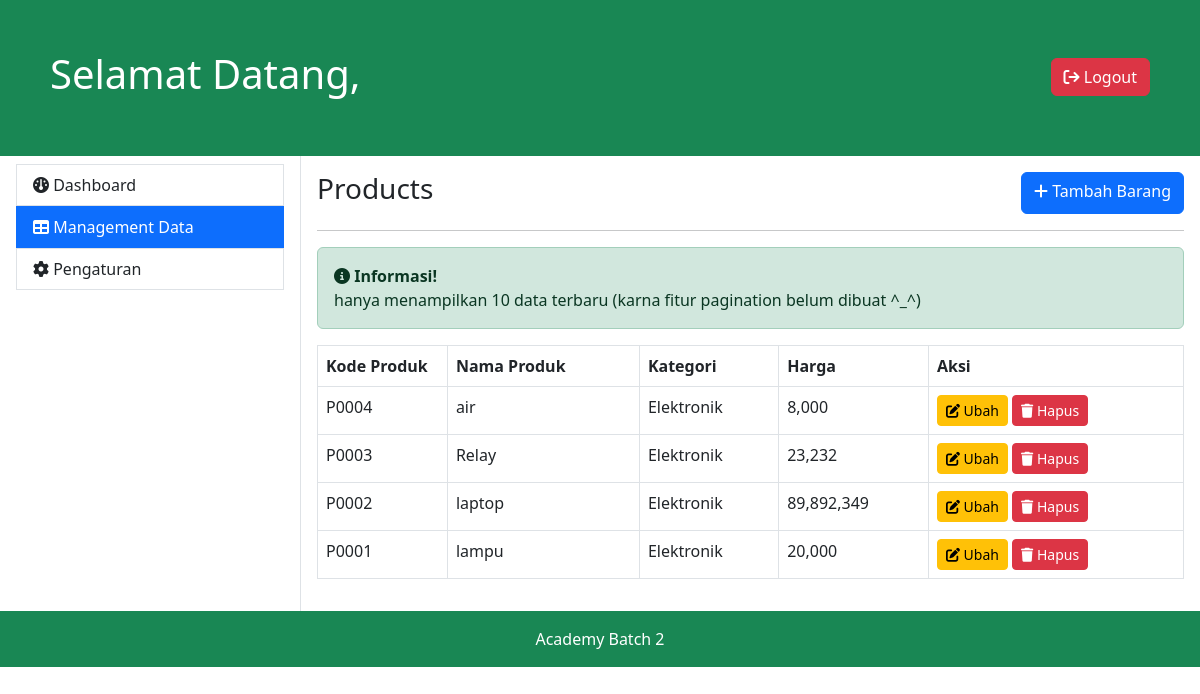
Screenshot of /frontend/dashboard/pages/products.php with the database file from the repository.
### tables this page shows
CREATE TABLE `products` (
  `id` int(10) NOT NULL,
  `code` char(5) NOT NULL,
  `name` varchar(255) NOT NULL,
  `price` int(10) NOT NULL,
  `category` varchar(255) NOT NULL,
  `users_by` int(5) NOT NULL,
  `created_at` datetime NOT NULL DEFAULT current_timestamp()
);

### frontend/dashboard/pages/products.php (the view, shortened to what this page needs)
<?php
	include_once('../templates/header.php');
?>
<div class="d-flex">
  <h3 class="me-auto">Products</h3>
  <a href="<?= BASE_URL.'frontend/dashboard/pages/products_create.php' ?>" class="btn btn-primary ms-auto"><i class="fa-solid fa-plus"></i> Tambah Barang</a>
</div>
<hr>
<div class="alert alert-success" role="alert"><i class="fa-solid fa-circle-info"></i> <span class="fw-bold">Informasi!</span> <br> hanya menampilkan 10 data terbaru (karna fitur pagination belum dibuat ^_^)</div>
<table class="table table-bordered">
  <thead>
    <tr>
      <th scope="col" width="15%">Kode Produk</th>
      <th scope="col">Nama Produk</th>
      <th scope="col">Kategori</th>
      <th scope="col">Harga</th>
      <th scope="col">Aksi</th>
    </tr>
  </thead>
  <tbody>
    <?php
      $runQuery = mysqli_query($link, "SELECT * FROM products ORDER BY created_at DESC LIMIT 10");
      while ($row = mysqli_fetch_assoc($runQuery)) {
        echo '<tr>';
        echo '<td>'.$row['code'].'</td>';
        echo '<td>'.$row['name'].'</td>';
        if ($row['category'] == 'EL') {
          $row['category'] = 'Elektronik';
        } else if ($row['category'] == 'TR') {
          $row['category'] = 'Kendaraan';
        }
        echo '<td>'.$row['category'].'</td>';
        echo '<td>'.number_format($row['price']).'</td>';
        echo '<td>
                    <a href="'.BASE_URL.'frontend/dashboard/pages/products_update.php?id='.$row['id'].'" class="btn btn-sm btn-warning"><i class="fa-solid fa-pen-to-square"></i> Ubah</a>
                    <a href="'.BASE_URL.'backend/delete_products.php?id='.$row['id'].'" class="btn btn-sm btn-danger"><i class="fa-solid fa-trash"></i> Hapus</a></td>';
        echo '</tr>';
      }
    ?>
  </tbody>
</table>
<?php
	include_once('../templates/footer.php');
?>

### frontend/dashboard/templates/header.php (shortened to what this page needs)
<!doctype html>
<html lang="en">
  <head>
    <link rel="stylesheet" href="<?= BASE_URL.'vendor/bootstrap5-3.min.css' ?>">
    <link rel="stylesheet" href="https://cdnjs.cloudflare.com/ajax/libs/font-awesome/6.4.0/css/all.min.css" />
  </head>
  <body>
  <div class="container-fluid p-0">
  <header class="bg-success text-center d-flex justify-content-between">
    <div>
      <h1 class="text-white text-center">Selamat Datang, <?php echo $_SESSION['username'] ?></h1>
    </div>
    <div>
      <a href="<?= BASE_URL.'backend/auth.php' ?>" class="btn btn-danger mt-2"><i class="fa-solid fa-arrow-right-from-bracket"></i> Logout</a>
    </div>
  </header>
</div>
        <?php
            include_once('sidebar.php');
        ?>

### frontend/dashboard/templates/sidebar.php
<?php
    $getURL = $_SERVER['REQUEST_URI'];
    $dashboard = $m_data = $config = false;
    if (strpos($getURL, 'index.php') !== false) {
        $dashboard = true;
    } elseif (strpos($getURL, 'products') !== false) {
        $m_data = true;
    } elseif (strpos($getURL, 'config_app.php') !== false) {
        $config = true;
    }
?>
    <div class="row g-0">
            <div class="col-3 align-item-end">
                <div class="content pt-2 p-3">
                    <ul class="list-group rounded-0">
                        <a href="<?= BASE_URL.'frontend/dashboard/pages/index.php' ?>" class="text-decoration-none">
                        <li class="list-group-item <?= ($dashboard) ? 'active' : null ?>"><i class="fa-solid fa-gauge"></i> Dashboard</li></a>
                        <a href="<?= BASE_URL.'frontend/dashboard/pages/products.php' ?>" class="text-decoration-none"><li class="list-group-item <?= ($m_data) ? 'active' : null ?>"><i class="fa-solid fa-table"></i> Management Data</li></a>
                        <a href="<?= BASE_URL.'frontend/dashboard/pages/config_app.php' ?>" class="text-decoration-none">
                        <li class="list-group-item <?= ($config) ? 'active' : null ?>"><i class="fa-solid fa-gear"></i> Pengaturan</li></a>
                      </ul>
                </div>
            </div>
            <div class="col-9">
                <div class="content border-start p-3">

### frontend/dashboard/templates/footer.php (shortened to what this page needs)
</div>
            </div>
        </div>
        <footer class="bg-success bgme-f text-center p-3">
            <p class="mb-0 text-white">Academy Batch 2</p>
        </footer>
  </body>
</html>

### frontend/dashboard/templates/header.php (style rules this page uses)
header { padding: 50px; }
.content { min-height: 411px; }
.bgme-f { background-color: chocolate; }

### rows the page displays
products: code "P0004", name "air", category "Elektronik", price "8,000"
products: code "P0003", name "Relay", category "Elektronik", price "23,232"
products: code "P0002", name "laptop", category "Elektronik", price "89,892,349"
products: code "P0001", name "lampu", category "Elektronik", price "20,000"
